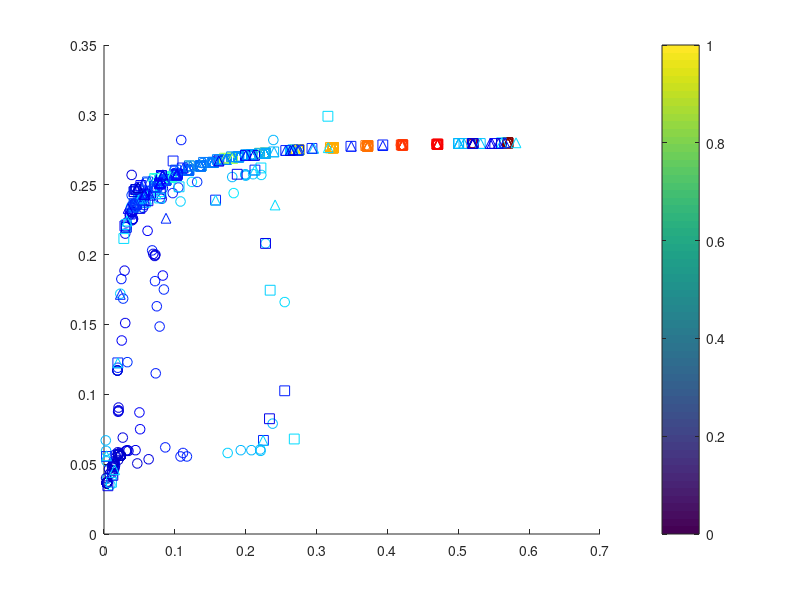

The MATLAB source for this figure: (Note: this script raises an error after producing the figure.)


% % Find the action potential durations from simulation data
% [Durations_temp, DI_temp] = APD(out.ScopeData{1}.Values.Data, out.ScopeData{1}.Values.Time);
% [Durations_temp1, DI_temp1] = APD(out.ScopeData1{1}.Values.Data, out.ScopeData1{1}.Values.Time);
% [Durations_temp2, DI_temp2] = APD(out.ScopeData2{1}.Values.Data, out.ScopeData2{1}.Values.Time);
% 
% BCL = PulsePeriod;

if isfile("Durations_Paced.mat")
    load("Durations_Paced.mat");
else
    Durations = [];
    Durations1 = [];
    Durations2 = [];
end

if isfile("DI_Paced.mat")
    load("DI_Paced.mat")
else
    DI = [];
    DI1 = [];
    DI2 = [];
end

% Durations_temp = horzcat(Durations_temp, BCL*ones(length(Durations_temp),1));
% Durations_temp1 = horzcat(Durations_temp1, BCL*ones(length(Durations_temp1),1));
% Durations_temp2 = horzcat(Durations_temp2, BCL*ones(length(Durations_temp2),1));
% 
% Durations = vertcat(Durations, Durations_temp);
% Durations1 = vertcat(Durations1, Durations_temp1);
% Durations2 = vertcat(Durations2, Durations_temp2);
% 
% DI = vertcat(DI, DI_temp);
% DI1 = vertcat(DI1, DI_temp1);
% DI2 = vertcat(DI2, DI_temp2);
% 
% save("Durations_Paced.mat", "Durations", "Durations1", "Durations2");
% save("DI_Paced.mat", "DI", "DI1", "DI2");

% Plot Durations against DI to find the Restitution Curve
figure

hold on

cmap = jet(256);
% colormap jet

scatter1 = scatter(DI, Durations(:,1), 50, cmap(round(Durations(:,2)*301.1765), :), "o", 'DisplayName', 'Node 1 (NM)');
scatter2 = scatter(DI1, Durations1(:,1), 50, cmap(round(Durations1(:,2)*301.1765), :), "square", 'DisplayName', 'Node 2 (M)');
scatter3 = scatter(DI2, Durations2(:,1), 50, cmap(round(Durations2(:,2)*301.1765), :), "^", 'DisplayName', 'Node 3 (M)');

c = colorbar('TickLabels',{'0','0.085','0.17','0.255','0.34','0.425','0.51','0.595','0.68','0.765','0.85'});
c.Label.String = 'Base Cycle Length (s)';

scatter1.DataTipTemplate.DataTipRows(1).Label = 'Diastolic Interval (s)';
scatter1.DataTipTemplate.DataTipRows(2).Label = 'Action Potential Duration (s)';
scatter1.DataTipTemplate.DataTipRows(3).Label = 'Base Cycle Length (s)';
scatter1.DataTipTemplate.DataTipRows(3).Value = Durations(:,2);

scatter2.DataTipTemplate.DataTipRows(1).Label = 'Diastolic Interval (s)';
scatter2.DataTipTemplate.DataTipRows(2).Label = 'Action Potential Duration (s)';
scatter2.DataTipTemplate.DataTipRows(3).Label = 'Base Cycle Length (s)';
scatter2.DataTipTemplate.DataTipRows(3).Value = Durations1(:,2);

scatter3.DataTipTemplate.DataTipRows(1).Label = 'Diastolic Interval (s)';
scatter3.DataTipTemplate.DataTipRows(2).Label = 'Action Potential Duration (s)';
scatter3.DataTipTemplate.DataTipRows(3).Label = 'Base Cycle Length (s)';
scatter3.DataTipTemplate.DataTipRows(3).Value = Durations2(:,2);

legend();

hold off

title('Restitution Curve')
ylabel('Action Potential Duration (s)');
xlabel('Diastolic Interval (s)');

% APPlot